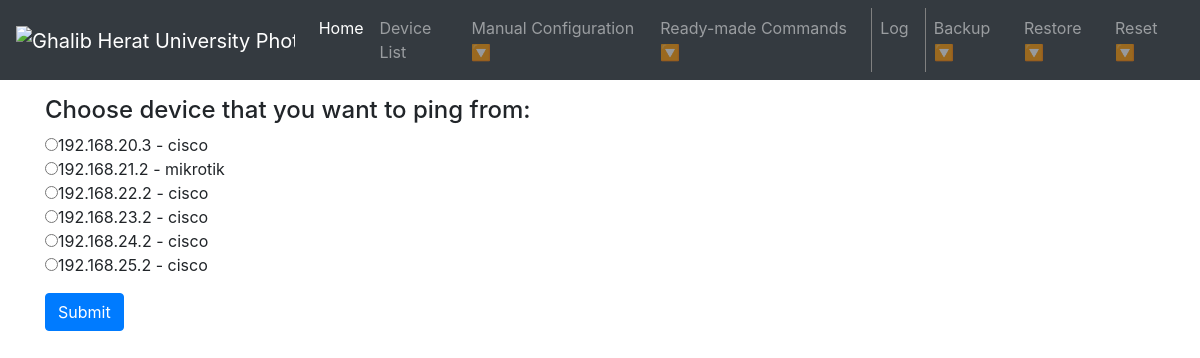
Page /ping/ on the committed database.
### network_automation/models.py (models this page shows, shortened)
class Device(models.Model):
    ip_address = models.CharField(max_length = 255)
    hostname = models.CharField(max_length = 255)
    username = models.CharField(max_length = 255)
    password = models.CharField(max_length = 255)
    ssh_port = models.IntegerField(default = 22)
    VENDOR_CHOICES = (
        ('mikrotik', 'MikroTik'),
        ('cisco','Cisco'),
    )
    vendor = models.CharField(max_length = 255, choices = VENDOR_CHOICES)

### network_automation/views.py (the view)
# urls.py: path('ping/', views.ping, name='ping'),
def ping(request):
    return p.ping(request)

### templates/ping/ping.html (shortened to what this page needs)
{% extends "base.html" %} {% block content %}
<form method="POST">
    <h4 class="mt-3">Choose device that you want to ping from:</h4>
    {% for device in devices %}
    <input type="radio" name="device" value="{{ device.id }}">{{device.ip_address}} - {{device.vendor}}<br> {% endfor %}
    <button type="submit" class="mt-3 btn btn-primary">Submit</button>
</form>
{% endblock content %}

### rows in the picture
Device: ip_address "192.168.20.3", vendor "cisco"
Device: ip_address "192.168.21.2", vendor "mikrotik"
Device: ip_address "192.168.22.2", vendor "cisco"
Device: ip_address "192.168.23.2", vendor "cisco"
Device: ip_address "192.168.24.2", vendor "cisco"
Device: ip_address "192.168.25.2", vendor "cisco"
